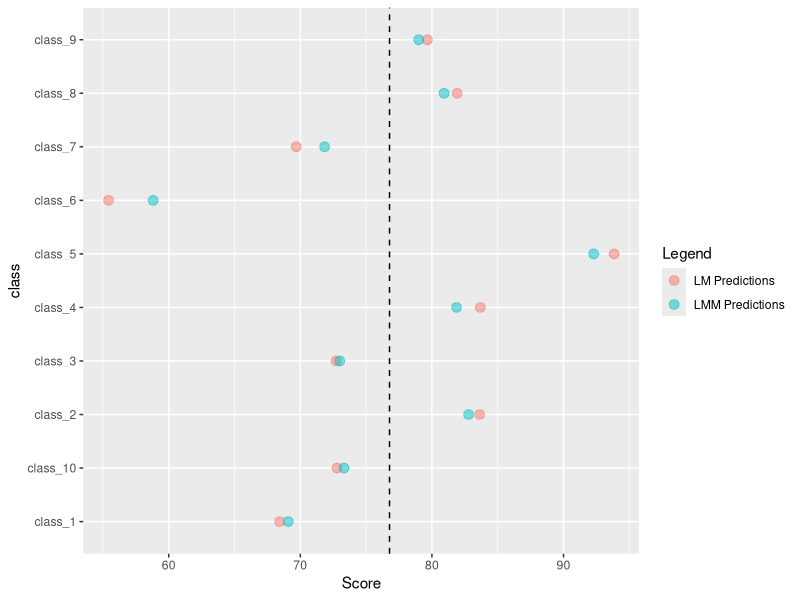
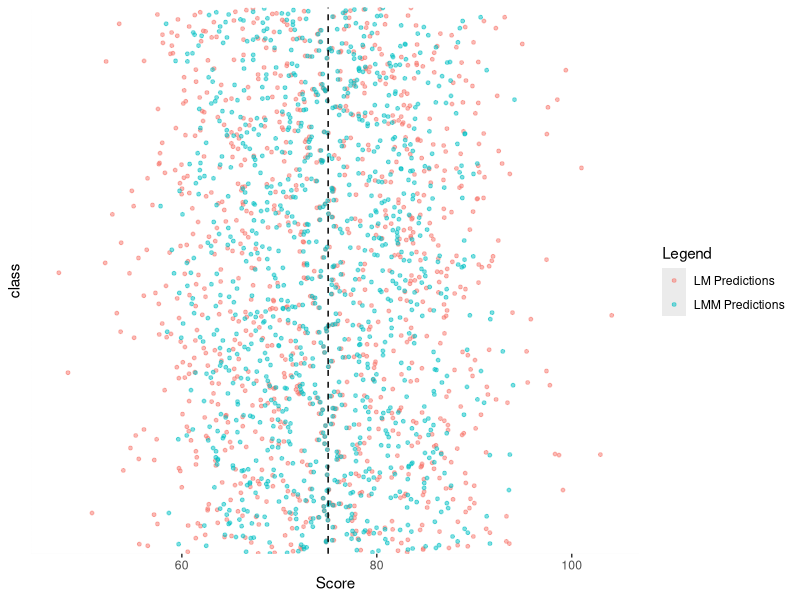
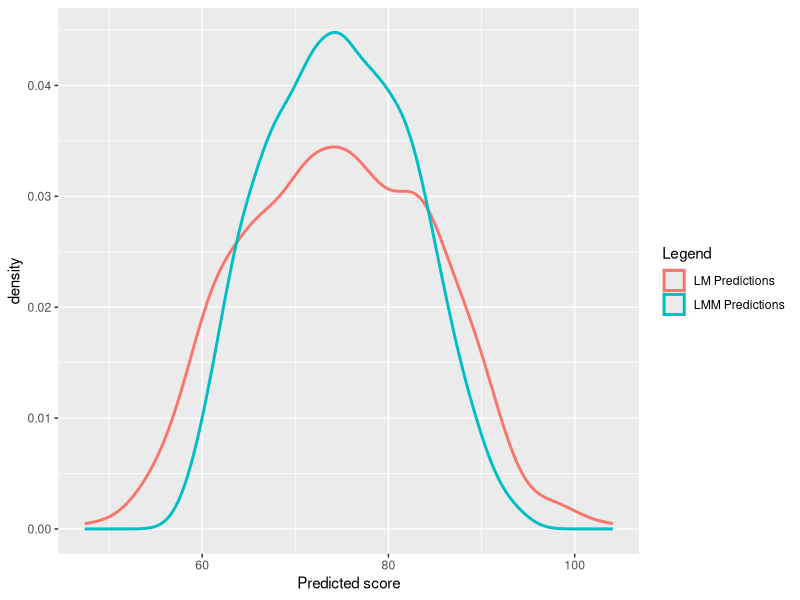
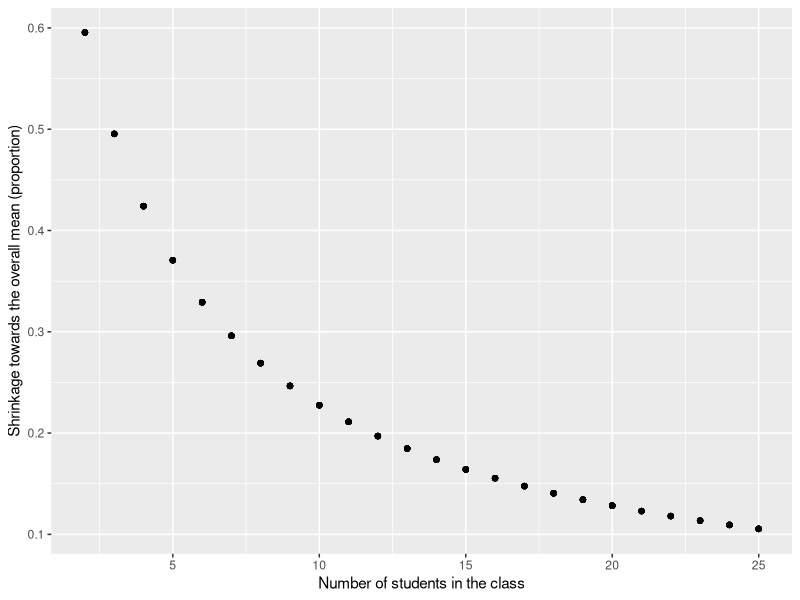
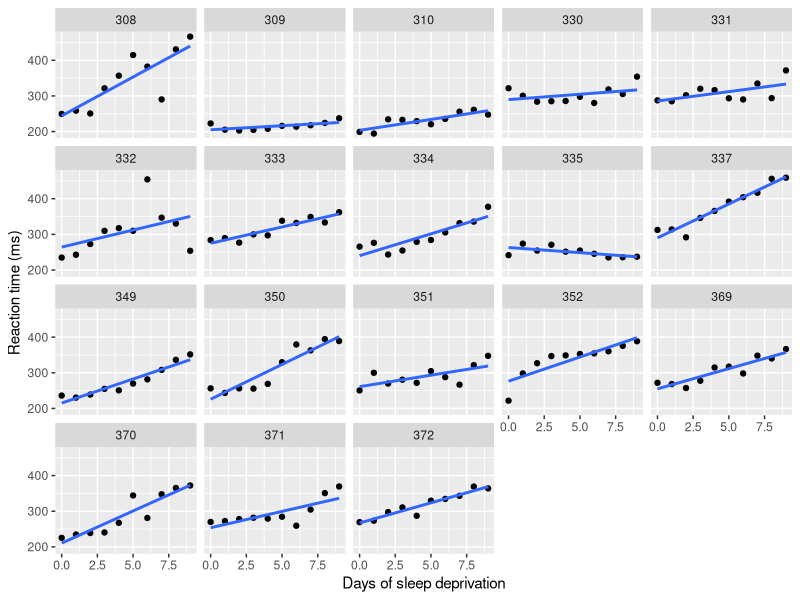
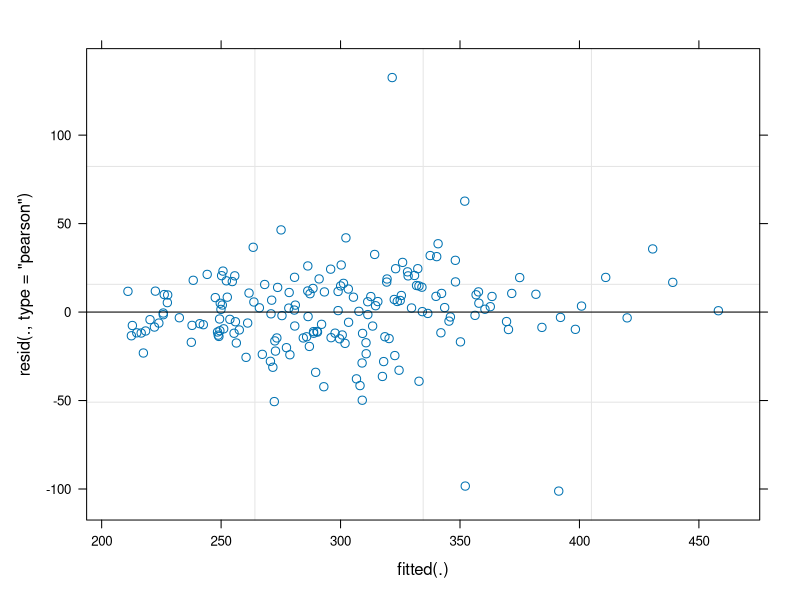
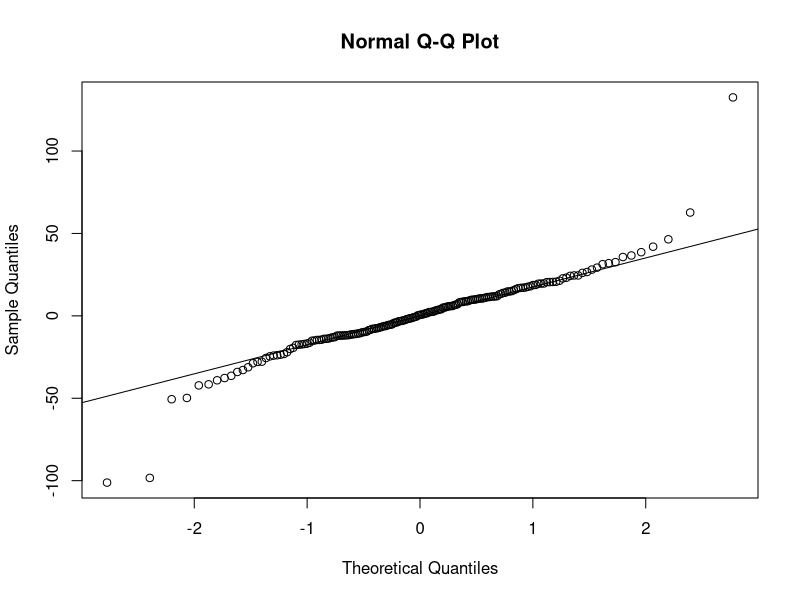

The R script that drew these images, in order:
# =============================================================================
# BIO144 Data Analysis in Biology
# Unit 11 practical: example solution (mixed models; what next)
#
# This is ONE way to solve the practical. It is not the only way: other code
# that gives the same answers is just as good. You will learn much more if you
# solve the practical yourself first (with other students, if you can), and
# only then compare your solution with this one.
#
# How to use this script
# - Save it in your BIO144 RStudio project folder and open it in RStudio.
# - Run it one line (or one command) at a time, from the top.
# - Lines starting with # are comments. Read them: they explain each step and
#   point out what to look at in the output.
# - The datasets are simulated in the script or come with the lme4 package,
#   so this week you do not need to download anything.
# - Theory: course book, Chapter 11 (Mixed models; What next).
# =============================================================================


# Load the packages ----
library(tidyverse)  # dplyr, tidyr, ggplot2
library(lme4)       # lmer() and the sleepstudy data
library(lmerTest)   # adds degrees of freedom and p-values to lmer() output
## ggfortify (which provides autoplot()) still uses some old ggplot2 features. This gives
## harmless deprecation warnings (e.g. about fortify(<lm>) and the size aesthetic).
## This line hides them:
options(lifecycle_verbosity = "quiet")
# Note: once lmerTest is loaded, lmer() is the lmerTest version. It fits
# exactly the same model as lme4::lmer(); it only adds df and p-values.


# ============================== Practical part 1 ==============================
# Partial pooling: test scores of students in classes


# Part 1, step 1: Simulate the data ----
# This is the code from the practical, with the same set.seed(), so you get
# the same numbers as everyone else.
set.seed(123)
n_classes <- 10
# The true average score of each class
class_average_score <- runif(n_classes, min = 60, max = 90)
# Number of students in each class (between 2 and 25)
n_students_per_class <- sample(2:25, n_classes, replace = TRUE)
class_features <- tibble(
  class = paste0("class_", 1:n_classes),
  n_students = n_students_per_class,
  class_effect = class_average_score
)
# Simulate the score of each student: class average plus noise (sd = 15)
student_scores <- class_features |>
  rowwise() |>
  mutate(scores = list(rnorm(n_students, mean = class_effect, sd = 15))) |>
  unnest(cols = c(scores)) |>
  select(class, score = scores) |>
  mutate(student_id = paste0("student_", row_number()))

student_scores

# Number of students per class
student_scores |>
  group_by(class) |>
  summarise(n_students = n())
# Look at: class sizes vary from 4 (class_7) to 23 (class_3); 127 students in all.


# Part 1, step 2: A standard linear model (class as a fixed effect) ----
m_scores_lm <- lm(score ~ class, data = student_scores)

# Question: in lm(score ~ class), what does the model estimate for each class?
# Answer: a separate mean score for each class, estimated independently of the
# other classes (no pooling of information).

# Class means predicted by the linear model
new_data <- data.frame(class = unique(student_scores$class))
new_data$predicted_lm <- predict(m_scores_lm, newdata = new_data)
new_data

# The same means, calculated directly with dplyr
class_means <- student_scores |>
  group_by(class) |>
  summarise(mean_score = mean(score))
class_means
# Check: identical to predicted_lm. The linear model simply estimates the mean
# of each class.


# Part 1, step 3: A linear mixed model (class as a random effect) ----
# (1 | class): an overall mean, plus a random deviation for each class.
m_scores_lmm <- lmer(score ~ 1 + (1 | class), data = student_scores)
summary(m_scores_lmm)
# Look at: the overall mean (Intercept, about 76.3), the SD among classes
# (about 10.0) and the residual SD among students within classes (about 13.9).

# Predictions for each class from the mixed model.
# re.form = NULL means "include the random effect of each class".
new_data <- new_data |>
  mutate(predicted_lmm = predict(m_scores_lmm, newdata = new_data, re.form = NULL))
new_data

# Question: when you compare the LM and LMM predictions, what do you see?
# Answer: the lower LMM predictions tend to be larger than the LM predictions,
# and the higher LMM predictions tend to be smaller. For example class_6: LM
# 55.4, LMM 58.8 (moved up); class_5: LM 93.8, LMM 92.3 (moved down).
# WHY: partial pooling shrinks extreme class estimates towards the overall mean.


# Part 1, step 4: Visualise the shrinkage ----
ggplot(new_data, aes(x = class)) +
  geom_point(aes(y = predicted_lm, color = "LM Predictions"), size = 3, alpha = 0.5) +
  geom_point(aes(y = predicted_lmm, color = "LMM Predictions"), size = 3, alpha = 0.5) +
  geom_hline(yintercept = mean(student_scores$score), linetype = "dashed", color = "black") +
  labs(y = "Score", color = "Legend") +
  coord_flip()

# Question: what do you observe in the graph?
# Answer: the LMM predictions are closer to the overall mean (dashed line) than
# the LM predictions: extreme class estimates are pulled towards the mean.

# Which classes were pulled most strongly towards the overall mean?
# Calculate the shrinkage: the proportion of the distance to the overall mean
# by which each class estimate was moved (0 = not moved, 1 = moved all the way).
overall_mean <- fixef(m_scores_lmm)[1]
new_data |>
  left_join(select(class_features, class, n_students), by = "class") |>
  mutate(shrinkage = (predicted_lm - predicted_lmm) / (predicted_lm - overall_mean)) |>
  arrange(n_students)
# Answer: the smallest classes are shrunk most: class_7 (4 students, shrinkage
# 0.33) and class_4 (6 students, 0.24); the largest classes least: class_3
# (23 students, 0.08) and class_1 (21 students, 0.08). WHY: the mean of a small
# class is a noisy estimate, so the model borrows more information from the
# other classes. (Note: in absolute terms, a class far from the mean can move
# more points, e.g. class_6; the proportion shows the effect of class size.)


# Part 1, step 5 (shown in the practical): the same simulation with 1000 classes ----
# The practical shows the graphs from this code; here is the code, so you can
# make them yourself. (It takes a few seconds to run.)
set.seed(123)
n_classes <- 1000
class_average_score <- runif(n_classes, min = 60, max = 90)
n_students_per_class <- sample(2:25, n_classes, replace = TRUE)
class_features_1000 <- tibble(
  class = paste0("class_", 1:n_classes),
  n_students = n_students_per_class,
  class_effect = class_average_score
)
student_scores_1000 <- class_features_1000 |>
  rowwise() |>
  mutate(scores = list(rnorm(n_students, mean = class_effect, sd = 15))) |>
  unnest(cols = c(scores)) |>
  select(class, score = scores) |>
  mutate(student_id = paste0("student_", row_number()))
m_scores_lm_1000 <- lm(score ~ class, data = student_scores_1000)
m_scores_lmm_1000 <- lmer(score ~ 1 + (1 | class), data = student_scores_1000)
new_data_1000 <- data.frame(class = unique(student_scores_1000$class))
new_data_1000 <- new_data_1000 |>
  mutate(predicted_lm = predict(m_scores_lm_1000, newdata = new_data_1000),
         predicted_lmm = predict(m_scores_lmm_1000, newdata = new_data_1000, re.form = NULL)) |>
  left_join(select(class_features_1000, class, n_students), by = "class")

# Predictions of both models for every class
ggplot(new_data_1000, aes(x = class)) +
  geom_point(aes(y = predicted_lm, color = "LM Predictions"), size = 1, alpha = 0.5) +
  geom_point(aes(y = predicted_lmm, color = "LMM Predictions"), size = 1, alpha = 0.5) +
  geom_hline(yintercept = mean(student_scores_1000$score), linetype = "dashed") +
  labs(y = "Score", color = "Legend") +
  coord_flip() +
  theme(axis.text.y = element_blank(), axis.ticks.y = element_blank())

# Distributions of the predictions
ggplot(new_data_1000) +
  geom_density(aes(x = predicted_lm, color = "LM Predictions"), linewidth = 1) +
  geom_density(aes(x = predicted_lmm, color = "LMM Predictions"), linewidth = 1) +
  labs(x = "Predicted score", color = "Legend")

# Question: how do you interpret the two density curves?
# Answer: the LMM predictions have a narrower distribution than the LM
# predictions, reflecting shrinkage towards the overall mean.

# Shrinkage against class size (classes very close to the overall mean are
# left out, because for them the proportion is unstable)
overall_mean_1000 <- fixef(m_scores_lmm_1000)[1]
shrinkage_data <- new_data_1000 |>
  filter(abs(predicted_lm - overall_mean_1000) > 2) |>
  mutate(shrinkage = (predicted_lm - predicted_lmm) / (predicted_lm - overall_mean_1000))
ggplot(shrinkage_data, aes(x = n_students, y = shrinkage)) +
  geom_point(alpha = 0.3) +
  labs(x = "Number of students in the class",
       y = "Shrinkage towards the overall mean (proportion)")
# Look at: classes of 2 students are moved more than half way to the overall
# mean (median shrinkage about 0.6); classes of 25 students only about 0.1.

# Question: why does the difference between LM and LMM predictions matter?
# Answer: partial pooling reduces the influence of random noise in small
# groups, leading to more reliable estimates and predictions.

# Question: how does a random-slopes model differ from separate slopes for
# each class in a linear model (an interaction)?
# Answer: the mixed model partially pools the class-specific slopes towards a
# common average slope; the linear model estimates each slope independently.

# Fixed or random effect? Model answer: class names are arbitrary labels
# (class_1, class_2, ...), and we want to generalise to classes in general, so
# class is best a random effect. A meaningful, repeatable factor (e.g. teaching
# method) would be a fixed effect, with class as a random effect.


# ============================== Practical part 2 ==============================
# Sleep deprivation and reaction time


# Part 2: Get the data ----
# The sleepstudy data come with the lme4 package (loaded at the top).
data(sleepstudy)
head(sleepstudy)
nrow(sleepstudy)                 # 180 rows
n_distinct(sleepstudy$Subject)   # 18 subjects
sleepstudy |> count(Subject)     # 10 measurements (days 0 to 9) per subject

# Question: what is the structure of these data?
# Answer: repeated measures. The 10 measurements of each subject are grouped;
# measurements from the same person are likely to be more similar to each
# other than to those of other people. The independent units are the 18 subjects.


# Part 2, step 1: Look at the data ----
ggplot(sleepstudy, aes(x = Days, y = Reaction)) +
  geom_point() +
  geom_smooth(method = "lm", se = FALSE) +
  facet_wrap(~ Subject) +
  labs(x = "Days of sleep deprivation", y = "Reaction time (ms)")
# Look at: subjects differ in their reaction time at day 0 (intercept) and in
# how fast their reaction time increases (slope). E.g. subjects 309 and 335
# hardly change (335 even gets slightly faster), subject 308 slows down a lot.


# Part 2, step 2: The wrong model: ignoring the subjects ----
m_sleep_lm <- lm(Reaction ~ Days, data = sleepstudy)
summary(m_sleep_lm)
# Look at: Days slope 10.47 ms per day, SE 1.24, on 178 residual df.

# Question: why are 178 residual degrees of freedom a warning sign?
# Answer: there are only 18 independent units (subjects). The model treats
# the 180 repeated measurements as independent, so it thinks it has much more
# information than it has (pseudoreplication). Its SEs and p-values are not
# trustworthy.


# Part 2, step 3: One honest solution: one slope per subject ----
# Fit a regression for each subject, and keep the slope (2nd coefficient).
subject_slopes <- sleepstudy |>
  group_by(Subject) |>
  summarise(slope = coef(lm(Reaction ~ Days))[2])
subject_slopes
t.test(subject_slopes$slope)
# Look at: mean slope 10.47 ms per day, t = 6.77, df = 17, p < 0.0001
# (95% CI 7.2 to 13.7). Valid (one value per independent unit), but it ignores
# how precisely each slope is estimated, and it is hard to add other
# explanatory variables.


# Part 2, step 4: A random intercept model ----
m_sleep_ri <- lmer(Reaction ~ Days + (1 | Subject), data = sleepstudy)
summary(m_sleep_ri)
# Look at the "Random effects" part: Variance and Std.Dev. among subjects
# (Subject (Intercept)) and within subjects (Residual).

# Question: what is the SD among subjects (random intercept), in ms?
# Answer: 37.1 ms (Std.Dev. of Subject (Intercept) = 37.12). The residual SD
# within subjects is 31.0 ms.

# Variance components as a data frame: column vcov has the variances
sleep_ri_varcomp <- as.data.frame(VarCorr(m_sleep_ri))
sleep_ri_varcomp
# Proportion of variance among subjects (use variances, not SDs!)
sleep_ri_varcomp$vcov[1] / sum(sleep_ri_varcomp$vcov)

# Question: what proportion of the (remaining) variance is among subjects?
# Answer: 0.59 = 1378 / (1378 + 960). About 59% of the variation in reaction
# time not explained by Days is due to consistent differences among people,
# so measurements from the same person are strongly correlated.


# Part 2, step 5: A random intercept and random slope model ----
m_sleep_rs <- lmer(Reaction ~ Days + (Days | Subject), data = sleepstudy)
summary(m_sleep_rs)

# Question: which statement about Reaction ~ Days + (Days | Subject) is correct?
# Answer: it estimates an average (fixed) slope of Days, and lets both the
# intercept and the slope vary among subjects (random intercepts and slopes).

# Question: what is the SD among subjects in their slope (ms per day)?
# Answer: 5.9 ms per day (Std.Dev. of Days in Random effects = 5.922).
# So roughly 95% of people would have slopes between about
# 10.5 - 2 x 5.9 = -1 and 10.5 + 2 x 5.9 = 22 ms per day.


# Part 2, step 6: Compare the fixed effect of Days across the models ----
# Make the table: estimate, SE and df of the Days slope in each model.
# coef(summary(m)) gives the table of fixed effects of a model.
coef(summary(m_sleep_lm))["Days", ]
coef(summary(m_sleep_ri))["Days", ]
coef(summary(m_sleep_rs))["Days", ]
# The table (from the output above):
#   model                              estimate   SE     df
#   lm (ignores subjects)              10.47      1.24   178
#   random intercepts                  10.47      0.80   161
#   random intercepts and slopes       10.47      1.55    17

# Question: which statements are correct?
# Answer (three are correct):
# - The random slope model gives the largest SE, because it recognises that
#   subjects differ in their slopes: the average slope is estimated from 18
#   subjects, so about 17 df.
# - Its test (t = 6.77, 17 df) matches the t-test on the 18 subject slopes
#   from step 3 exactly (the data are balanced).
# - df for fixed effects in mixed models must be approximated (Satterthwaite,
#   from lmerTest); they reflect how many independent units carry information.
# The lm is NOT best: its many df are fake (pseudoreplication). The random
# intercept model is also overconfident (SE 0.80), because it ignores that
# subjects differ in their slopes.


# Part 2, step 7: Check the model ----
plot(m_sleep_rs)            # residuals vs fitted values (autoplot() does not work)
qqnorm(resid(m_sleep_rs))   # QQ-plot of the residuals
qqline(resid(m_sleep_rs))
# Look at: no strong pattern in the residuals vs fitted plot; the QQ-plot is
# close to the line in the middle, but there are a few large residuals in both
# tails (e.g. one measurement about 130 ms slower than the model predicts).
# These few outliers are worth checking, but there are no serious problems.

# Question: which are assumptions or limitations of this mixed model?
# Answer (three are correct): subject intercepts and slopes come from normal
# distributions, and residuals are normal with constant variance; the effect
# of Days is linear over the 10 days; with only 18 subjects the among-subject
# variances (especially of the slopes) are estimated imprecisely.
# It does NOT assume that the 180 measurements are independent.


# Part 2, step 8: Report ----
# 95% confidence intervals of the fixed effects
confint(m_sleep_rs, parm = "beta_", method = "Wald")
# Days: 7.4 to 13.5 ms per day.

# Answer (best reporting sentence):
# "Reaction time increased by on average 10.5 ms per day of sleep deprivation
# (95% CI 7.4-13.5 ms; linear mixed model with random intercepts and slopes for
# the 18 subjects, t = 6.8, df = 17, p < 0.0001), although subjects varied
# considerably in their sensitivity (SD of slopes among subjects 5.9 ms per day)."


# ============================== Practical part 3 ==============================
# What next? (No data analysis; read the course book, Chapter 11.2.)

# Question: which studies could be analysed with BIO144 methods?
# Answer: seedlings vs light (Poisson or quasi-Poisson GLM); infection vs body
# size (binomial GLM); tree growth over 5 years vs fertiliser (mixed model
# with tree as random effect); 30 species at 50 sites (ordination).
# NOT the 30-year daily temperature forecast: that needs time series analysis,
# because each observation depends on the previous ones.

# Question: fish survival times, with some fish still alive at day 200?
# Answer: a time-to-event response, where some survival times are only known
# to be longer than 200 days (censored): survival analysis.

# Question: which statements about choosing and planning an analysis are correct?
# Answer: (1) the analysis, including how many replicates are needed (power
# analysis), should be planned when the study is designed, before collecting
# data; (2) the research question should determine the analysis, not the
# techniques we happen to know.


# Check that the script is reproducible ----
# Finally: Session > Restart R, then run the whole script again from the top
# (Ctrl+Shift+Enter, or Cmd+Shift+Enter on a Mac). If it runs without errors
# and gives the same answers, your analysis is reproducible.
